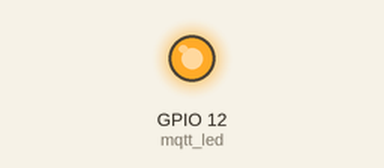
The program below on a simulated Raspberry Pi (BCM pin numbers). Parts: output pins drawn as LEDs (lit = HIGH). The clock reads 2024-03-15 10:24:30 at power-on unless the program sets it; no MQTT or app messages arrive unless stated; what the program prints to the terminal is not drawn. At 1.2 s the program stops and its outputs stay as they are.

Above: at 0.2 s.
At 1.2 s:
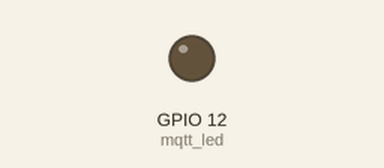
Timing chart, 0 to 2.7 s (numbered marks = the images above):
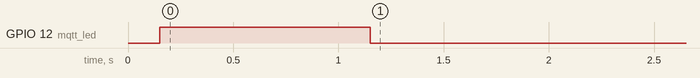

The program:

mqtt-test-only.py
```python
#!/usr/bin/python3
import os, sys, json
import time
from datetime import datetime
from gpiozero import LED

import paho.mqtt.client as mqtt

broker_address="192.168.1.184"
username="pi"
password="brewme18"
topic = "sensors"
mqtt_led = LED(12)

# Turn off the LED. It will be turned on again when we confirm the message goes through.
mqtt_led.off()

def on_connect(client, userdata, flags, rc):
    print("connected with connection status: "+str(rc))

    # First part of the path is the topic. This value needs to be defined in Subscriptions in the MQTT engine custom namespace.
    # client.publish()
    tagDict = {"dummyFloatTag": 42.42, "dummyDateTag": datetime.now().strftime('%Y-%m-%d %H:%M:%S')}
    client.publish(topic, json.dumps(tagDict))
    print("Message processing complete")
    client.disconnect()
    mqtt_led.on()   # Turn on the LED for a second to confirm the message went through.
    time.sleep(1)


client = mqtt.Client("mytest")
client.username_pw_set(username=username, password=password)
client.on_connect = on_connect
client.connect(broker_address, 1883)

# Needed to keep the process alive. Without this, the on_connect() never gets a chance to fire.
# For this example, we stop with client.disconnect() in the on_connect function.
client.loop_forever()
```

Measured:
- by itself, GPIO 12 (mqtt_led): HIGH → LOW at 1.2 s
